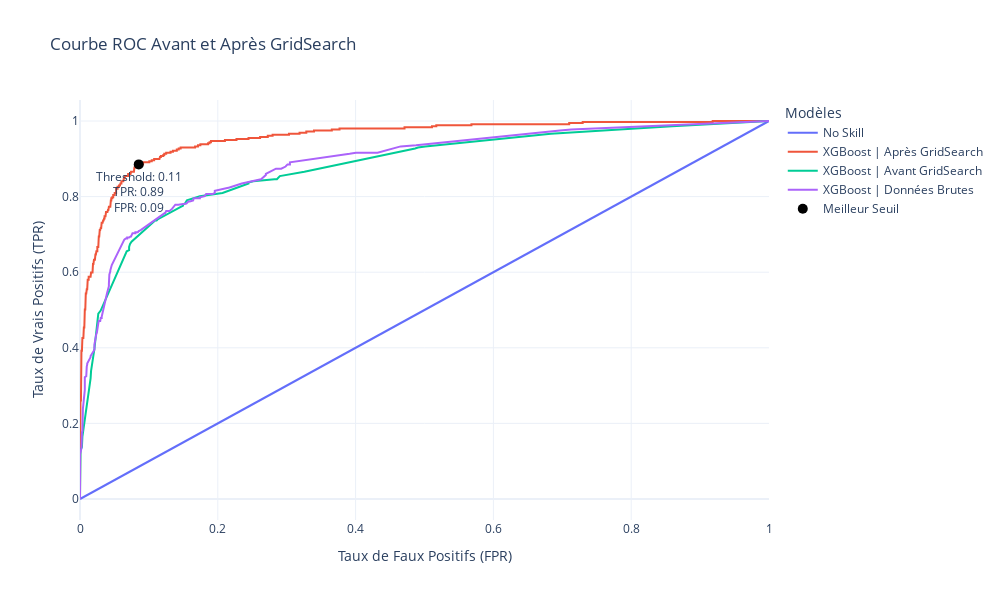

Notebook code for this chart:
### Markdown cell above
<span style="font-size: 24px; color: darkred; text-decoration: underline;"><strong>Courbes ROC du modèle avant et après optimisation</strong></span>

### Code cell
# La fonction suivante nous donne les probabilité prédites du modèle que chaque observation
# appartienne soit à la classe 0 soit à la classe 1
grid_test_preds_probs = grid_classifier.predict_proba(x_test_med)[:, 1] # On ne sélectionne
# ici que la probabilité d'appartenir à la classe 1.


# AUC du meilleur modèle, on lui fournit les probabilités prédites
grid_test_roc_auc = roc_auc_score(y_test, grid_test_preds_probs)

# Regardons visuellement la différence avant et après le GridSerchCV
best_model = grid_classifier.best_estimator_

print(f'Naïf: ROC AUC = {round(ns_auc,2)}')
print(f'XGBoost | Données Brutes: ROC AUC = {round(lr_auc_raw,2)}')
print(f'XGBoost | Avant GridSearch: ROC AUC = {round(lr_auc_med,2)}')
print(f'XGBoost | Après GridSearch: ROC AUC = {round(grid_test_roc_auc,2)}')

# Calcul des courbes ROC
lr_fpr_best, lr_tpr_best, thresholds = roc_curve(y_test, grid_test_preds_probs)

# Recherche du meilleur seuil de séparation via la différence entre le TPR et le FPR
tpr_fpr_diff = lr_tpr_best - lr_fpr_best

best_idx = np.argmax(tpr_fpr_diff)
best_threshold = thresholds[best_idx]
best_tpr = lr_tpr_best[best_idx]
best_fpr = lr_fpr_best[best_idx]

fig = go.Figure()

fig.add_trace(go.Scatter(x=ns_fpr, y=ns_tpr, mode='lines',
                         name='No Skill',
                         ))

fig.add_trace(go.Scatter(x=lr_fpr_best, y=lr_tpr_best, mode='lines',
                         name='XGBoost | Après GridSearch',
                         ))

fig.add_trace(go.Scatter(x=lr_fpr_med, y=lr_tpr_med, mode='lines',
                         name='XGBoost | Avant GridSearch',
                         ))

fig.add_trace(go.Scatter(x=lr_fpr_raw, y=lr_tpr_raw, mode='lines',
                         name='XGBoost | Données Brutes',
                         ))

fig.add_trace(go.Scatter(
    x=[best_fpr],
    y=[best_tpr],
    mode='markers+text',
    name='Meilleur Seuil',
    marker=dict(color='black', size=10),
    text=[f'Threshold: {best_threshold:.2f}<br>TPR: {best_tpr:.2f}<br>FPR: {best_fpr:.2f}'],
    textposition='bottom center'
))

# Paramètres du graphique
fig.update_layout(
    title="Courbe ROC Avant et Après GridSearch",
    xaxis_title="Taux de Faux Positifs (FPR)",
    yaxis_title="Taux de Vrais Positifs (TPR)",
    legend_title="Modèles",
    template="plotly_white",
    width=1000,  # Largeur du graphique
    height=600,  # Hauteur du graphique
)

fig.show()

### Figure 1 — Plotly figure (JSON) as saved in the notebook; plotly's stock layout.template omitted (floating-point values rounded to 4 significant figures; data arrays with more than 128 entries replaced by an {"elided": "..."} marker saying what was removed)
{"data": [{"mode": "lines", "name": "No Skill", "type": "scatter", "x": [0, 1], "y": [0, 1]}, {"mode": "lines", "name": "XGBoost | Après GridSearch", "type": "scatter", "x": {"elided": "222 float values"}, "y": {"elided": "222 float values"}}, {"mode": "lines", "name": "XGBoost | Avant GridSearch", "type": "scatter", "x": [0, 0, 0, 0, 0, 0, 0, 0.0006988, 0.0006988, 0.0006988, 0.002795, 0.003494, 0.003494, 0.01537, 0.01607, 0.02096, 0.02586, 0.02655, 0.03005, 0.06778, 0.07128, 0.07128, 0.07268, 0.07477, 0.109, 0.1111, 0.1125, 0.1488, 0.1495, 0.1495, 0.1516, 0.1523, 0.1551, 0.174, 0.2068, 0.2446, 0.2446, 0.2516, 0.2823, 0.283, 0.2858, 0.29, 0.2991, 0.3256, 0.4864, 0.4906, 0.501, 0.6778, 0.6834, 0.8595, 1], "y": [0, 0.005602, 0.008403, 0.02521, 0.03641, 0.04202, 0.06723, 0.1148, 0.1232, 0.1289, 0.1373, 0.1541, 0.1653, 0.3193, 0.3389, 0.3978, 0.4818, 0.4902, 0.4986, 0.6555, 0.6583, 0.6667, 0.6751, 0.6807, 0.7367, 0.7367, 0.7395, 0.7759, 0.7759, 0.7787, 0.7815, 0.7815, 0.7899, 0.8011, 0.8095, 0.8347, 0.8375, 0.8403, 0.8459, 0.8459, 0.8459, 0.8543, 0.8571, 0.8655, 0.9272, 0.93, 0.9328, 0.9664, 0.9664, 0.986, 1]}, {"mode": "lines", "name": "XGBoost | Données Brutes", "type": "scatter", "x": [0, 0, 0, 0, 0, 0, 0, 0, 0, 0, 0, 0, 0, 0.0006988, 0.002096, 0.002096, 0.002795, 0.002795, 0.002795, 0.002795, 0.003494, 0.003494, 0.003494, 0.004193, 0.004193, 0.004193, 0.004193, 0.004193, 0.006988, 0.006988, 0.006988, 0.006988, 0.006988, 0.009085, 0.009085, 0.009783, 0.009783, 0.01048, 0.01048, 0.01537, 0.01537, 0.02096, 0.02096, 0.02376, 0.02446, 0.02655, 0.02655, 0.02725, 0.02935, 0.02935, 0.03005, 0.03005, 0.03145, 0.03145, 0.03913, 0.04123, 0.04123, 0.04193, 0.04193, 0.04193, 0.04263, 0.04403, 0.04403, 0.04612, 0.06429, 0.06429, 0.06639, 0.06848, 0.06848, 0.06918, 0.07128, 0.07338, 0.07407, 0.07547, 0.07617, 0.07757, 0.07966, 0.08036, 0.08036, 0.08246, 0.08386, 0.08526, 0.08805, 0.123, 0.1237, 0.1251, 0.1272, 0.13, 0.1335, 0.1377, 0.1384, 0.1426, 0.1544, 0.1572, 0.1586, 0.1593, 0.1642, 0.1649, 0.174, 0.174, 0.181, 0.1831, 0.1908, 0.1922, 0.1957, 0.1957, 0.2152, 0.2159, 0.2348, 0.2628, 0.2697, 0.2697, 0.2844, 0.2893, 0.2921, 0.2984, 0.3012, 0.3047, 0.3047, 0.3913, 0.4004, 0.4319, 0.4654, 0.4878, 0.6876, 0.6967, 0.7128, 1], "y": [0, 0.002801, 0.01961, 0.02801, 0.03361, 0.07563, 0.07843, 0.08403, 0.09524, 0.1036, 0.1092, 0.1204, 0.1232, 0.1232, 0.1345, 0.1373, 0.1513, 0.1597, 0.1709, 0.1765, 0.1793, 0.1821, 0.1961, 0.1989, 0.2045, 0.2073, 0.2353, 0.2381, 0.2885, 0.2913, 0.3025, 0.3053, 0.3221, 0.3249, 0.3333, 0.3445, 0.3501, 0.3557, 0.3585, 0.3754, 0.3782, 0.395, 0.409, 0.437, 0.4398, 0.465, 0.4678, 0.4706, 0.4706, 0.4762, 0.4762, 0.479, 0.479, 0.4818, 0.5434, 0.5574, 0.5602, 0.5602, 0.563, 0.5686, 0.5938, 0.6022, 0.605, 0.619, 0.6835, 0.6863, 0.6891, 0.6891, 0.6919, 0.6919, 0.6919, 0.6947, 0.6947, 0.7003, 0.7031, 0.7031, 0.7031, 0.7031, 0.7059, 0.7059, 0.7059, 0.7087, 0.7115, 0.7563, 0.7563, 0.7619, 0.7619, 0.7619, 0.7675, 0.7759, 0.7787, 0.7787, 0.7815, 0.7871, 0.7871, 0.7871, 0.7899, 0.7955, 0.7955, 0.7983, 0.8011, 0.8067, 0.8067, 0.8067, 0.8095, 0.8151, 0.8235, 0.8235, 0.8347, 0.8459, 0.8571, 0.8599, 0.8739, 0.8739, 0.8739, 0.8796, 0.8852, 0.8852, 0.8908, 0.9132, 0.916, 0.916, 0.9328, 0.9356, 0.9748, 0.9748, 0.9776, 1]}, {"marker": {"color": "black", "size": 10}, "mode": "markers+text", "name": "Meilleur Seuil", "text": ["Threshold: 0.11<br>TPR: 0.89<br>FPR: 0.09"], "textposition": "bottom center", "type": "scatter", "x": [0.08526], "y": [0.8852]}], "layout": {"height": 600, "legend": {"title": {"text": "Modèles"}}, "title": {"text": "Courbe ROC Avant et Après GridSearch"}, "width": 1000, "xaxis": {"title": {"text": "Taux de Faux Positifs (FPR)"}}, "yaxis": {"title": {"text": "Taux de Vrais Positifs (TPR)"}}}}
